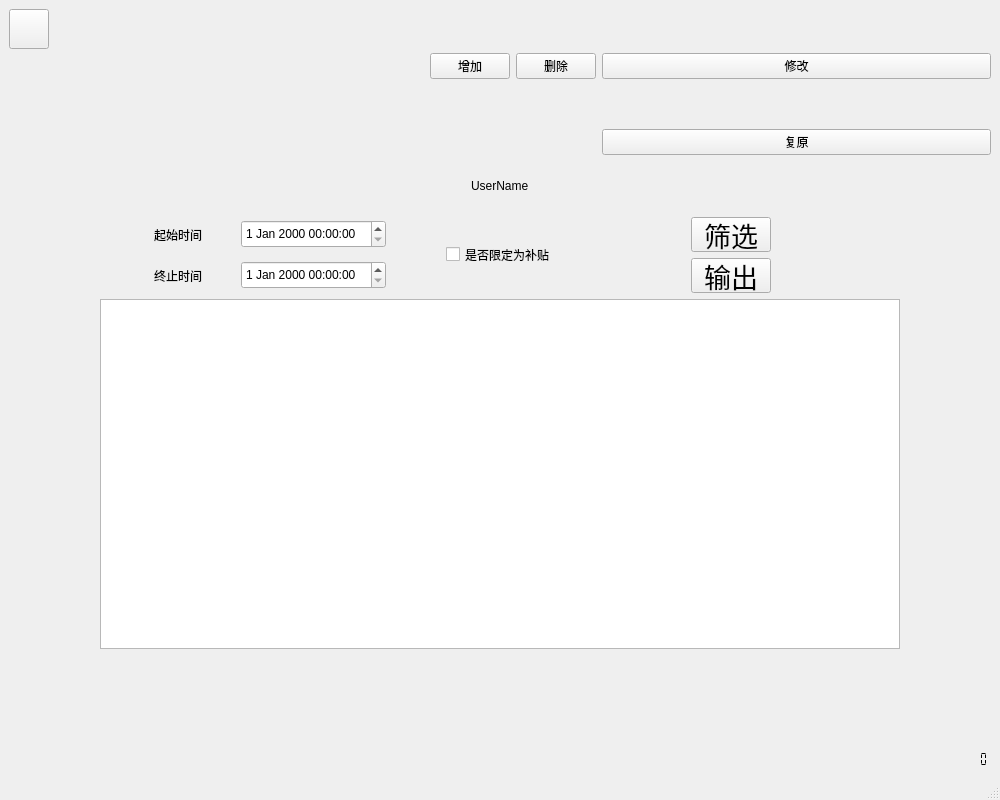
<?xml version="1.0" encoding="UTF-8"?>
<ui version="4.0">
 <class>AdministratorSCWindow</class>
 <widget class="QMainWindow" name="AdministratorSCWindow">
  <property name="geometry">
   <rect>
    <x>0</x>
    <y>0</y>
    <width>1000</width>
    <height>800</height>
   </rect>
  </property>
  <property name="minimumSize">
   <size>
    <width>1000</width>
    <height>800</height>
   </size>
  </property>
  <property name="windowTitle">
   <string>MainWindow</string>
  </property>
  <widget class="QWidget" name="centralwidget">
   <layout class="QGridLayout" name="gridLayout_3">
    <item row="0" column="3">
     <widget class="QPushButton" name="DeleteButton">
      <property name="text">
       <string>删除</string>
      </property>
     </widget>
    </item>
    <item row="0" column="4">
     <widget class="QPushButton" name="AlterButton">
      <property name="text">
       <string>修改</string>
      </property>
     </widget>
    </item>
    <item row="4" column="4">
     <layout class="QVBoxLayout" name="verticalLayout_2">
      <item>
       <spacer name="verticalSpacer_2">
        <property name="orientation">
         <enum>Qt::Vertical</enum>
        </property>
        <property name="sizeHint" stdset="0">
         <size>
          <width>20</width>
          <height>40</height>
         </size>
        </property>
       </spacer>
      </item>
      <item>
       <layout class="QHBoxLayout" name="horizontalLayout_5">
        <item>
         <spacer name="horizontalSpacer_8">
          <property name="orientation">
           <enum>Qt::Horizontal</enum>
          </property>
          <property name="sizeHint" stdset="0">
           <size>
            <width>40</width>
            <height>20</height>
           </size>
          </property>
         </spacer>
        </item>
        <item>
         <widget class="QLCDNumber" name="Time">
          <property name="minimumSize">
           <size>
            <width>140</width>
            <height>20</height>
           </size>
          </property>
          <property name="maximumSize">
           <size>
            <width>140</width>
            <height>20</height>
           </size>
          </property>
          <property name="styleSheet">
           <string notr="true">font: 13pt &quot;Arial&quot;;</string>
          </property>
          <property name="frameShape">
           <enum>QFrame::NoFrame</enum>
          </property>
          <property name="digitCount">
           <number>19</number>
          </property>
          <property name="segmentStyle">
           <enum>QLCDNumber::Flat</enum>
          </property>
         </widget>
        </item>
       </layout>
      </item>
     </layout>
    </item>
    <item row="0" column="2">
     <widget class="QPushButton" name="InsertButton">
      <property name="text">
       <string>增加</string>
      </property>
     </widget>
    </item>
    <item row="0" column="1">
     <spacer name="verticalSpacer_3">
      <property name="orientation">
       <enum>Qt::Vertical</enum>
      </property>
      <property name="sizeHint" stdset="0">
       <size>
        <width>20</width>
        <height>96</height>
       </size>
      </property>
     </spacer>
    </item>
    <item row="0" column="0">
     <layout class="QVBoxLayout" name="verticalLayout">
      <item>
       <layout class="QHBoxLayout" name="horizontalLayout_4">
        <item>
         <widget class="QPushButton" name="BackButton">
          <property name="minimumSize">
           <size>
            <width>40</width>
            <height>40</height>
           </size>
          </property>
          <property name="maximumSize">
           <size>
            <width>40</width>
            <height>40</height>
           </size>
          </property>
          <property name="styleSheet">
           <string notr="true">font: 36pt &quot;.SF NS Text&quot;;</string>
          </property>
          <property name="text">
           <string/>
          </property>
          <property name="icon">
           <iconset>
            <normaloff>../../Downloads/返回.png</normaloff>../../Downloads/返回.png</iconset>
          </property>
         </widget>
        </item>
        <item>
         <spacer name="horizontalSpacer_7">
          <property name="orientation">
           <enum>Qt::Horizontal</enum>
          </property>
          <property name="sizeHint" stdset="0">
           <size>
            <width>40</width>
            <height>20</height>
           </size>
          </property>
         </spacer>
        </item>
       </layout>
      </item>
      <item>
       <spacer name="verticalSpacer">
        <property name="orientation">
         <enum>Qt::Vertical</enum>
        </property>
        <property name="sizeHint" stdset="0">
         <size>
          <width>20</width>
          <height>40</height>
         </size>
        </property>
       </spacer>
      </item>
     </layout>
    </item>
    <item row="3" column="0" colspan="5">
     <layout class="QHBoxLayout" name="horizontalLayout_9">
      <item>
       <spacer name="horizontalSpacer_13">
        <property name="orientation">
         <enum>Qt::Horizontal</enum>
        </property>
        <property name="sizeHint" stdset="0">
         <size>
          <width>40</width>
          <height>20</height>
         </size>
        </property>
       </spacer>
      </item>
      <item>
       <layout class="QGridLayout" name="gridLayout_2">
        <item row="0" column="0">
         <layout class="QHBoxLayout" name="horizontalLayout">
          <item>
           <spacer name="horizontalSpacer">
            <property name="orientation">
             <enum>Qt::Horizontal</enum>
            </property>
            <property name="sizeHint" stdset="0">
             <size>
              <width>40</width>
              <height>20</height>
             </size>
            </property>
           </spacer>
          </item>
          <item>
           <widget class="QLabel" name="UserName">
            <property name="minimumSize">
             <size>
              <width>0</width>
              <height>50</height>
             </size>
            </property>
            <property name="maximumSize">
             <size>
              <width>16777215</width>
              <height>50</height>
             </size>
            </property>
            <property name="styleSheet">
             <string notr="true">font: 36pt &quot;.SF NS Text&quot;;</string>
            </property>
            <property name="text">
             <string>UserName</string>
            </property>
           </widget>
          </item>
          <item>
           <spacer name="horizontalSpacer_2">
            <property name="orientation">
             <enum>Qt::Horizontal</enum>
            </property>
            <property name="sizeHint" stdset="0">
             <size>
              <width>40</width>
              <height>20</height>
             </size>
            </property>
           </spacer>
          </item>
         </layout>
        </item>
        <item row="1" column="0">
         <layout class="QGridLayout" name="gridLayout">
          <item row="2" column="2">
           <layout class="QHBoxLayout" name="horizontalLayout_8">
            <item>
             <spacer name="horizontalSpacer_11">
              <property name="orientation">
               <enum>Qt::Horizontal</enum>
              </property>
              <property name="sizeHint" stdset="0">
               <size>
                <width>40</width>
                <height>20</height>
               </size>
              </property>
             </spacer>
            </item>
            <item>
             <widget class="QPushButton" name="ExportButton">
              <property name="minimumSize">
               <size>
                <width>0</width>
                <height>35</height>
               </size>
              </property>
              <property name="maximumSize">
               <size>
                <width>16777215</width>
                <height>35</height>
               </size>
              </property>
              <property name="font">
               <font>
                <family>.SF NS Text</family>
                <pointsize>20</pointsize>
                <weight>50</weight>
                <italic>false</italic>
                <bold>false</bold>
               </font>
              </property>
              <property name="styleSheet">
               <string notr="true">font: 20pt &quot;.SF NS Text&quot;;</string>
              </property>
              <property name="text">
               <string>输出</string>
              </property>
             </widget>
            </item>
            <item>
             <spacer name="horizontalSpacer_12">
              <property name="orientation">
               <enum>Qt::Horizontal</enum>
              </property>
              <property name="sizeHint" stdset="0">
               <size>
                <width>40</width>
                <height>20</height>
               </size>
              </property>
             </spacer>
            </item>
           </layout>
          </item>
          <item row="1" column="2">
           <layout class="QHBoxLayout" name="horizontalLayout_7">
            <item>
             <spacer name="horizontalSpacer_15">
              <property name="orientation">
               <enum>Qt::Horizontal</enum>
              </property>
              <property name="sizeHint" stdset="0">
               <size>
                <width>40</width>
                <height>20</height>
               </size>
              </property>
             </spacer>
            </item>
            <item>
             <widget class="QPushButton" name="FilterButton">
              <property name="minimumSize">
               <size>
                <width>0</width>
                <height>35</height>
               </size>
              </property>
              <property name="maximumSize">
               <size>
                <width>16777215</width>
                <height>35</height>
               </size>
              </property>
              <property name="font">
               <font>
                <family>.SF NS Text</family>
                <pointsize>20</pointsize>
                <weight>50</weight>
                <italic>false</italic>
                <bold>false</bold>
               </font>
              </property>
              <property name="styleSheet">
               <string notr="true">font: 20pt &quot;.SF NS Text&quot;;</string>
              </property>
              <property name="text">
               <string>筛选</string>
              </property>
             </widget>
            </item>
            <item>
             <spacer name="horizontalSpacer_16">
              <property name="orientation">
               <enum>Qt::Horizontal</enum>
              </property>
              <property name="sizeHint" stdset="0">
               <size>
                <width>40</width>
                <height>20</height>
               </size>
              </property>
             </spacer>
            </item>
           </layout>
          </item>
          <item row="2" column="0">
           <layout class="QHBoxLayout" name="horizontalLayout_6">
            <item>
             <spacer name="horizontalSpacer_5">
              <property name="orientation">
               <enum>Qt::Horizontal</enum>
              </property>
              <property name="sizeHint" stdset="0">
               <size>
                <width>40</width>
                <height>20</height>
               </size>
              </property>
             </spacer>
            </item>
            <item>
             <widget class="QLabel" name="FinishLabel">
              <property name="minimumSize">
               <size>
                <width>81</width>
                <height>28</height>
               </size>
              </property>
              <property name="styleSheet">
               <string notr="true">font: 20pt &quot;.SF NS Text&quot;;</string>
              </property>
              <property name="text">
               <string>终止时间</string>
              </property>
             </widget>
            </item>
            <item>
             <widget class="QDateTimeEdit" name="FinishDateEdit">
              <property name="minimumSize">
               <size>
                <width>0</width>
                <height>28</height>
               </size>
              </property>
              <property name="maximumSize">
               <size>
                <width>16777215</width>
                <height>28</height>
               </size>
              </property>
             </widget>
            </item>
            <item>
             <spacer name="horizontalSpacer_6">
              <property name="orientation">
               <enum>Qt::Horizontal</enum>
              </property>
              <property name="sizeHint" stdset="0">
               <size>
                <width>40</width>
                <height>20</height>
               </size>
              </property>
             </spacer>
            </item>
           </layout>
          </item>
          <item row="1" column="0">
           <layout class="QHBoxLayout" name="horizontalLayout_3">
            <item>
             <spacer name="horizontalSpacer_3">
              <property name="orientation">
               <enum>Qt::Horizontal</enum>
              </property>
              <property name="sizeHint" stdset="0">
               <size>
                <width>40</width>
                <height>20</height>
               </size>
              </property>
             </spacer>
            </item>
            <item>
             <widget class="QLabel" name="StartLabel">
              <property name="minimumSize">
               <size>
                <width>81</width>
                <height>28</height>
               </size>
              </property>
              <property name="styleSheet">
               <string notr="true">font: 20pt &quot;.SF NS Text&quot;;</string>
              </property>
              <property name="text">
               <string>起始时间</string>
              </property>
             </widget>
            </item>
            <item>
             <widget class="QDateTimeEdit" name="StartDateEdit">
              <property name="minimumSize">
               <size>
                <width>0</width>
                <height>28</height>
               </size>
              </property>
              <property name="maximumSize">
               <size>
                <width>16777215</width>
                <height>28</height>
               </size>
              </property>
             </widget>
            </item>
            <item>
             <spacer name="horizontalSpacer_4">
              <property name="orientation">
               <enum>Qt::Horizontal</enum>
              </property>
              <property name="sizeHint" stdset="0">
               <size>
                <width>40</width>
                <height>20</height>
               </size>
              </property>
             </spacer>
            </item>
           </layout>
          </item>
          <item row="3" column="0" colspan="3">
           <widget class="QTableWidget" name="tableWidget">
            <property name="minimumSize">
             <size>
              <width>800</width>
              <height>350</height>
             </size>
            </property>
            <property name="maximumSize">
             <size>
              <width>800</width>
              <height>350</height>
             </size>
            </property>
            <attribute name="verticalHeaderVisible">
             <bool>false</bool>
            </attribute>
           </widget>
          </item>
          <item row="1" column="1" rowspan="2">
           <widget class="QCheckBox" name="CheckForSubsidy">
            <property name="minimumSize">
             <size>
              <width>0</width>
              <height>35</height>
             </size>
            </property>
            <property name="styleSheet">
             <string notr="true">font: 24pt &quot;.SF NS Text&quot;;</string>
            </property>
            <property name="text">
             <string>是否限定为补贴</string>
            </property>
           </widget>
          </item>
         </layout>
        </item>
       </layout>
      </item>
      <item>
       <spacer name="horizontalSpacer_14">
        <property name="orientation">
         <enum>Qt::Horizontal</enum>
        </property>
        <property name="sizeHint" stdset="0">
         <size>
          <width>40</width>
          <height>20</height>
         </size>
        </property>
       </spacer>
      </item>
     </layout>
    </item>
    <item row="4" column="2">
     <spacer name="verticalSpacer_4">
      <property name="orientation">
       <enum>Qt::Vertical</enum>
      </property>
      <property name="sizeHint" stdset="0">
       <size>
        <width>20</width>
        <height>96</height>
       </size>
      </property>
     </spacer>
    </item>
    <item row="1" column="4">
     <widget class="QPushButton" name="resetButton">
      <property name="text">
       <string>复原</string>
      </property>
     </widget>
    </item>
   </layout>
  </widget>
  <widget class="QMenuBar" name="menubar">
   <property name="geometry">
    <rect>
     <x>0</x>
     <y>0</y>
     <width>1000</width>
     <height>23</height>
    </rect>
   </property>
  </widget>
  <widget class="QStatusBar" name="statusbar"/>
 </widget>
 <resources/>
 <connections/>
</ui>
